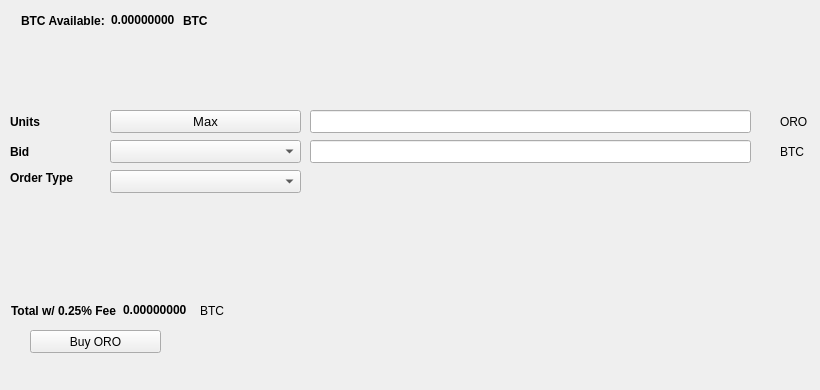
   <widget class="QWidget" name="BuyTab">
    <attribute name="title">
     <string>Buy</string>
    </attribute>
    <widget class="QPushButton" name="BuyORO">
     <property name="geometry">
      <rect>
       <x>30</x>
       <y>330</y>
       <width>131</width>
       <height>23</height>
      </rect>
     </property>
     <property name="text">
      <string>Buy ORO</string>
     </property>
     <property name="icon">
      <iconset resource="../oro.qrc">
       <normaloff>:/icons/bitcoin</normaloff>:/icons/bitcoin</iconset>
     </property>
    </widget>
    <widget class="QLabel" name="label_3">
     <property name="geometry">
      <rect>
       <x>10</x>
       <y>110</y>
       <width>46</width>
       <height>23</height>
      </rect>
     </property>
     <property name="font">
      <font>
       <weight>75</weight>
       <bold>true</bold>
      </font>
     </property>
     <property name="text">
      <string>Units</string>
     </property>
    </widget>
    <widget class="QLineEdit" name="UnitsInput">
     <property name="geometry">
      <rect>
       <x>310</x>
       <y>110</y>
       <width>441</width>
       <height>23</height>
      </rect>
     </property>
     <property name="font">
      <font>
       <pointsize>9</pointsize>
       <weight>75</weight>
       <bold>true</bold>
      </font>
     </property>
    </widget>
    <widget class="QLineEdit" name="BuyBidPriceEdit">
     <property name="geometry">
      <rect>
       <x>310</x>
       <y>140</y>
       <width>441</width>
       <height>23</height>
      </rect>
     </property>
     <property name="font">
      <font>
       <pointsize>9</pointsize>
       <weight>75</weight>
       <bold>true</bold>
      </font>
     </property>
    </widget>
    <widget class="QLabel" name="label_4">
     <property name="geometry">
      <rect>
       <x>780</x>
       <y>110</y>
       <width>31</width>
       <height>23</height>
      </rect>
     </property>
     <property name="text">
      <string>ORO</string>
     </property>
    </widget>
    <widget class="QLabel" name="label_5">
     <property name="geometry">
      <rect>
       <x>780</x>
       <y>140</y>
       <width>31</width>
       <height>23</height>
      </rect>
     </property>
     <property name="text">
      <string>BTC</string>
     </property>
    </widget>
    <widget class="QLabel" name="label_6">
     <property name="geometry">
      <rect>
       <x>10</x>
       <y>140</y>
       <width>46</width>
       <height>23</height>
      </rect>
     </property>
     <property name="font">
      <font>
       <weight>75</weight>
       <bold>true</bold>
      </font>
     </property>
     <property name="text">
      <string>Bid</string>
     </property>
    </widget>
    <widget class="QLabel" name="label_7">
     <property name="geometry">
      <rect>
       <x>10</x>
       <y>170</y>
       <width>91</width>
       <height>16</height>
      </rect>
     </property>
     <property name="font">
      <font>
       <weight>75</weight>
       <bold>true</bold>
      </font>
     </property>
     <property name="text">
      <string>Order Type</string>
     </property>
    </widget>
    <widget class="QPushButton" name="Buy_Max_Amount">
     <property name="geometry">
      <rect>
       <x>110</x>
       <y>110</y>
       <width>191</width>
       <height>23</height>
      </rect>
     </property>
     <property name="font">
      <font>
       <pointsize>10</pointsize>
      </font>
     </property>
     <property name="text">
      <string>Max</string>
     </property>
    </widget>
    <widget class="QComboBox" name="BuyBidcomboBox">
     <property name="geometry">
      <rect>
       <x>110</x>
       <y>140</y>
       <width>191</width>
       <height>23</height>
      </rect>
     </property>
     <property name="font">
      <font>
       <pointsize>10</pointsize>
      </font>
     </property>
    </widget>
    <widget class="QComboBox" name="buyOrdertypeCombo">
     <property name="geometry">
      <rect>
       <x>110</x>
       <y>170</y>
       <width>191</width>
       <height>23</height>
      </rect>
     </property>
     <property name="font">
      <font>
       <pointsize>10</pointsize>
      </font>
     </property>
    </widget>
    <widget class="QWidget" name="layoutWidget1">
     <property name="geometry">
      <rect>
       <x>21</x>
       <y>11</y>
       <width>227</width>
       <height>19</height>
      </rect>
     </property>
     <layout class="QHBoxLayout" name="horizontalLayout_3">
      <item>
       <widget class="QLabel" name="label232">
        <property name="font">
         <font>
          <weight>75</weight>
          <bold>true</bold>
         </font>
        </property>
        <property name="text">
         <string>BTC Available:</string>
        </property>
       </widget>
      </item>
      <item>
       <widget class="QLabel" name="BtcAvailableLbl">
        <property name="palette">
         <palette>
          <active>
           <colorrole role="WindowText">
            <brush brushstyle="SolidPattern">
             <color alpha="255">
              <red>0</red>
              <green>0</green>
              <blue>0</blue>
             </color>
            </brush>
           </colorrole>
           <colorrole role="Button">
            <brush brushstyle="SolidPattern">
             <color alpha="255">
              <red>0</red>
              <green>170</green>
              <blue>0</blue>
             </color>
            </brush>
           </colorrole>
           <colorrole role="Light">
            <brush brushstyle="SolidPattern">
             <color alpha="255">
              <red>0</red>
              <green>255</green>
              <blue>0</blue>
             </color>
            </brush>
           </colorrole>
           <colorrole role="Midlight">
            <brush brushstyle="SolidPattern">
             <color alpha="255">
              <red>0</red>
              <green>212</green>
              <blue>0</blue>
             </color>
            </brush>
           </colorrole>
           <colorrole role="Dark">
            <brush brushstyle="SolidPattern">
             <color alpha="255">
              <red>0</red>
              <green>85</green>
              <blue>0</blue>
             </color>
            </brush>
           </colorrole>
           <colorrole role="Mid">
            <brush brushstyle="SolidPattern">
             <color alpha="255">
              <red>0</red>
              <green>113</green>
              <blue>0</blue>
             </color>
            </brush>
           </colorrole>
           <colorrole role="Text">
            <brush brushstyle="SolidPattern">
             <color alpha="255">
              <red>0</red>
              <green>170</green>
              <blue>0</blue>
             </color>
            </brush>
           </colorrole>
           <colorrole role="BrightText">
            <brush brushstyle="SolidPattern">
             <color alpha="255">
              <red>255</red>
              <green>255</green>
              <blue>255</blue>
             </color>
            </brush>
           </colorrole>
           <colorrole role="ButtonText">
            <brush brushstyle="SolidPattern">
             <color alpha="255">
              <red>0</red>
              <green>0</green>
              <blue>0</blue>
             </color>
            </brush>
           </colorrole>
           <colorrole role="Base">
            <brush brushstyle="SolidPattern">
             <color alpha="255">
              <red>255</red>
              <green>255</green>
              <blue>255</blue>
             </color>
            </brush>
           </colorrole>
           <colorrole role="Window">
            <brush brushstyle="SolidPattern">
             <color alpha="255">
              <red>0</red>
              <green>170</green>
              <blue>0</blue>
             </color>
            </brush>
           </colorrole>
           <colorrole role="Shadow">
            <brush brushstyle="SolidPattern">
             <color alpha="255">
              <red>0</red>
              <green>0</green>
              <blue>0</blue>
             </color>
            </brush>
           </colorrole>
           <colorrole role="AlternateBase">
            <brush brushstyle="SolidPattern">
             <color alpha="255">
              <red>127</red>
              <green>212</green>
              <blue>127</blue>
             </color>
            </brush>
           </colorrole>
           <colorrole role="ToolTipBase">
            <brush brushstyle="SolidPattern">
             <color alpha="255">
              <red>255</red>
              <green>255</green>
              <blue>220</blue>
             </color>
            </brush>
           </colorrole>
           <colorrole role="ToolTipText">
            <brush brushstyle="SolidPattern">
             <color alpha="255">
              <red>0</red>
              <green>0</green>
              <blue>0</blue>
             </color>
            </brush>
           </colorrole>
          </active>
          <inactive>
           <colorrole role="WindowText">
            <brush brushstyle="SolidPattern">
             <color alpha="255">
              <red>0</red>
              <green>0</green>
              <blue>0</blue>
             </color>
            </brush>
           </colorrole>
           <colorrole role="Button">
            <brush brushstyle="SolidPattern">
             <color alpha="255">
              <red>0</red>
              <green>170</green>
              <blue>0</blue>
             </color>
            </brush>
           </colorrole>
           <colorrole role="Light">
            <brush brushstyle="SolidPattern">
             <color alpha="255">
              <red>0</red>
              <green>255</green>
              <blue>0</blue>
             </color>
            </brush>
           </colorrole>
           <colorrole role="Midlight">
            <brush brushstyle="SolidPattern">
             <color alpha="255">
              <red>0</red>
              <green>212</green>
              <blue>0</blue>
             </color>
            </brush>
           </colorrole>
           <colorrole role="Dark">
            <brush brushstyle="SolidPattern">
             <color alpha="255">
              <red>0</red>
              <green>85</green>
              <blue>0</blue>
             </color>
            </brush>
           </colorrole>
           <colorrole role="Mid">
            <brush brushstyle="SolidPattern">
             <color alpha="255">
              <red>0</red>
              <green>113</green>
              <blue>0</blue>
             </color>
            </brush>
           </colorrole>
           <colorrole role="Text">
            <brush brushstyle="SolidPattern">
             <color alpha="255">
              <red>0</red>
              <green>170</green>
              <blue>0</blue>
             </color>
            </brush>
           </colorrole>
           <colorrole role="BrightText">
            <brush brushstyle="SolidPattern">
             <color alpha="255">
              <red>255</red>
              <green>255</green>
              <blue>255</blue>
             </color>
            </brush>
           </colorrole>
           <colorrole role="ButtonText">
            <brush brushstyle="SolidPattern">
             <color alpha="255">
              <red>0</red>
              <green>0</green>
              <blue>0</blue>
             </color>
            </brush>
           </colorrole>
           <colorrole role="Base">
            <brush brushstyle="SolidPattern">
             <color alpha="255">
              <red>255</red>
              <green>255</green>
              <blue>255</blue>
             </color>
            </brush>
           </colorrole>
           <colorrole role="Window">
            <brush brushstyle="SolidPattern">
             <color alpha="255">
              <red>0</red>
              <green>170</green>
              <blue>0</blue>
             </color>
            </brush>
           </colorrole>
           <colorrole role="Shadow">
            <brush brushstyle="SolidPattern">
             <color alpha="255">
              <red>0</red>
              <green>0</green>
              <blue>0</blue>
             </color>
            </brush>
           </colorrole>
           <colorrole role="AlternateBase">
            <brush brushstyle="SolidPattern">
             <color alpha="255">
              <red>127</red>
              <green>212</green>
              <blue>127</blue>
             </color>
            </brush>
           </colorrole>
           <colorrole role="ToolTipBase">
            <brush brushstyle="SolidPattern">
             <color alpha="255">
              <red>255</red>
              <green>255</green>
              <blue>220</blue>
             </color>
            </brush>
           </colorrole>
           <colorrole role="ToolTipText">
            <brush brushstyle="SolidPattern">
             <color alpha="255">
              <red>0</red>
              <green>0</green>
              <blue>0</blue>
             </color>
            </brush>
           </colorrole>
          </inactive>
          <disabled>
           <colorrole role="WindowText">
            <brush brushstyle="SolidPattern">
             <color alpha="255">
              <red>0</red>
              <green>85</green>
              <blue>0</blue>
             </color>
            </brush>
           </colorrole>
           <colorrole role="Button">
            <brush brushstyle="SolidPattern">
             <color alpha="255">
              <red>0</red>
              <green>170</green>
              <blue>0</blue>
             </color>
            </brush>
           </colorrole>
           <colorrole role="Light">
            <brush brushstyle="SolidPattern">
             <color alpha="255">
              <red>0</red>
              <green>255</green>
              <blue>0</blue>
             </color>
            </brush>
           </colorrole>
           <colorrole role="Midlight">
            <brush brushstyle="SolidPattern">
             <color alpha="255">
              <red>0</red>
              <green>212</green>
              <blue>0</blue>
             </color>
            </brush>
           </colorrole>
           <colorrole role="Dark">
            <brush brushstyle="SolidPattern">
             <color alpha="255">
              <red>0</red>
              <green>85</green>
              <blue>0</blue>
             </color>
            </brush>
           </colorrole>
           <colorrole role="Mid">
            <brush brushstyle="SolidPattern">
             <color alpha="255">
              <red>0</red>
              <green>113</green>
              <blue>0</blue>
             </color>
            </brush>
           </colorrole>
           <colorrole role="Text">
            <brush brushstyle="SolidPattern">
             <color alpha="255">
              <red>0</red>
              <green>85</green>
              <blue>0</blue>
             </color>
            </brush>
           </colorrole>
           <colorrole role="BrightText">
            <brush brushstyle="SolidPattern">
             <color alpha="255">
              <red>255</red>
              <green>255</green>
              <blue>255</blue>
             </color>
            </brush>
           </colorrole>
           <colorrole role="ButtonText">
            <brush brushstyle="SolidPattern">
             <color alpha="255">
              <red>0</red>
              <green>85</green>
              <blue>0</blue>
             </color>
            </brush>
           </colorrole>
           <colorrole role="Base">
            <brush brushstyle="SolidPattern">
             <color alpha="255">
              <red>0</red>
              <green>170</green>
              <blue>0</blue>
             </color>
            </brush>
           </colorrole>
           <colorrole role="Window">
            <brush brushstyle="SolidPattern">
             <color alpha="255">
              <red>0</red>
              <green>170</green>
              <blue>0</blue>
             </color>
            </brush>
           </colorrole>
           <colorrole role="Shadow">
            <brush brushstyle="SolidPattern">
             <color alpha="255">
              <red>0</red>
              <green>0</green>
              <blue>0</blue>
             </color>
            </brush>
           </colorrole>
           <colorrole role="AlternateBase">
            <brush brushstyle="SolidPattern">
             <color alpha="255">
              <red>0</red>
              <green>170</green>
              <blue>0</blue>
             </color>
            </brush>
           </colorrole>
           <colorrole role="ToolTipBase">
            <brush brushstyle="SolidPattern">
             <color alpha="255">
              <red>255</red>
              <green>255</green>
              <blue>220</blue>
             </color>
            </brush>
           </colorrole>
           <colorrole role="ToolTipText">
            <brush brushstyle="SolidPattern">
             <color alpha="255">
              <red>0</red>
              <green>0</green>
              <blue>0</blue>
             </color>
            </brush>
           </colorrole>
          </disabled>
         </palette>
        </property>
        <property name="font">
         <font>
          <weight>75</weight>
          <bold>true</bold>
         </font>
        </property>
        <property name="text">
         <string>0.00000000</string>
        </property>
        <property name="textInteractionFlags">
         <set>Qt::LinksAccessibleByMouse|Qt::TextSelectableByKeyboard|Qt::TextSelectableByMouse</set>
        </property>
       </widget>
      </item>
      <item>
       <widget class="QLabel" name="BtcAvailableLbl_2">
        <property name="font">
         <font>
          <weight>75</weight>
          <bold>true</bold>
         </font>
        </property>
        <property name="text">
         <string>BTC</string>
        </property>
       </widget>
      </item>
     </layout>
    </widget>
    <widget class="QWidget" name="layoutWidge2">
     <property name="geometry">
      <rect>
       <x>11</x>
       <y>301</y>
       <width>259</width>
       <height>19</height>
      </rect>
     </property>
     <layout class="QHBoxLayout" name="horizontalLayout_4">
      <item>
       <widget class="QLabel" name="label_9">
        <property name="font">
         <font>
          <weight>75</weight>
          <bold>true</bold>
         </font>
        </property>
        <property name="text">
         <string>Total w/ 0.25% Fee</string>
        </property>
       </widget>
      </item>
      <item>
       <widget class="QLabel" name="BuyCostLabel">
        <property name="palette">
         <palette>
          <active>
           <colorrole role="WindowText">
            <brush brushstyle="SolidPattern">
             <color alpha="255">
              <red>0</red>
              <green>0</green>
              <blue>0</blue>
             </color>
            </brush>
           </colorrole>
           <colorrole role="Button">
            <brush brushstyle="SolidPattern">
             <color alpha="255">
              <red>0</red>
              <green>170</green>
              <blue>0</blue>
             </color>
            </brush>
           </colorrole>
           <colorrole role="Light">
            <brush brushstyle="SolidPattern">
             <color alpha="255">
              <red>0</red>
              <green>255</green>
              <blue>0</blue>
             </color>
            </brush>
           </colorrole>
           <colorrole role="Midlight">
            <brush brushstyle="SolidPattern">
             <color alpha="255">
              <red>0</red>
              <green>212</green>
              <blue>0</blue>
             </color>
            </brush>
           </colorrole>
           <colorrole role="Dark">
            <brush brushstyle="SolidPattern">
             <color alpha="255">
              <red>0</red>
              <green>85</green>
              <blue>0</blue>
             </color>
            </brush>
           </colorrole>
           <colorrole role="Mid">
            <brush brushstyle="SolidPattern">
             <color alpha="255">
              <red>0</red>
              <green>113</green>
              <blue>0</blue>
             </color>
            </brush>
           </colorrole>
           <colorrole role="Text">
            <brush brushstyle="SolidPattern">
             <color alpha="255">
              <red>0</red>
              <green>170</green>
              <blue>0</blue>
             </color>
            </brush>
           </colorrole>
           <colorrole role="BrightText">
            <brush brushstyle="SolidPattern">
             <color alpha="255">
              <red>255</red>
              <green>255</green>
              <blue>255</blue>
             </color>
            </brush>
           </colorrole>
           <colorrole role="ButtonText">
            <brush brushstyle="SolidPattern">
             <color alpha="255">
              <red>0</red>
              <green>0</green>
              <blue>0</blue>
             </color>
            </brush>
           </colorrole>
           <colorrole role="Base">
            <brush brushstyle="SolidPattern">
             <color alpha="255">
              <red>255</red>
              <green>255</green>
              <blue>255</blue>
             </color>
            </brush>
           </colorrole>
           <colorrole role="Window">
            <brush brushstyle="SolidPattern">
             <color alpha="255">
              <red>0</red>
              <green>170</green>
              <blue>0</blue>
             </color>
            </brush>
           </colorrole>
           <colorrole role="Shadow">
            <brush brushstyle="SolidPattern">
             <color alpha="255">
              <red>0</red>
              <green>0</green>
              <blue>0</blue>
             </color>
            </brush>
           </colorrole>
           <colorrole role="AlternateBase">
            <brush brushstyle="SolidPattern">
             <color alpha="255">
              <red>127</red>
              <green>212</green>
              <blue>127</blue>
             </color>
            </brush>
           </colorrole>
           <colorrole role="ToolTipBase">
            <brush brushstyle="SolidPattern">
             <color alpha="255">
              <red>255</red>
              <green>255</green>
              <blue>220</blue>
             </color>
            </brush>
           </colorrole>
           <colorrole role="ToolTipText">
            <brush brushstyle="SolidPattern">
             <color alpha="255">
              <red>0</red>
              <green>0</green>
              <blue>0</blue>
             </color>
            </brush>
           </colorrole>
          </active>
          <inactive>
           <colorrole role="WindowText">
            <brush brushstyle="SolidPattern">
             <color alpha="255">
              <red>0</red>
              <green>0</green>
              <blue>0</blue>
             </color>
            </brush>
           </colorrole>
           <colorrole role="Button">
            <brush brushstyle="SolidPattern">
             <color alpha="255">
              <red>0</red>
              <green>170</green>
              <blue>0</blue>
             </color>
            </brush>
           </colorrole>
           <colorrole role="Light">
            <brush brushstyle="SolidPattern">
             <color alpha="255">
              <red>0</red>
              <green>255</green>
              <blue>0</blue>
             </color>
            </brush>
           </colorrole>
           <colorrole role="Midlight">
            <brush brushstyle="SolidPattern">
             <color alpha="255">
              <red>0</red>
              <green>212</green>
              <blue>0</blue>
             </color>
            </brush>
           </colorrole>
           <colorrole role="Dark">
            <brush brushstyle="SolidPattern">
             <color alpha="255">
              <red>0</red>
              <green>85</green>
              <blue>0</blue>
             </color>
            </brush>
           </colorrole>
           <colorrole role="Mid">
            <brush brushstyle="SolidPattern">
             <color alpha="255">
              <red>0</red>
              <green>113</green>
              <blue>0</blue>
             </color>
            </brush>
           </colorrole>
           <colorrole role="Text">
            <brush brushstyle="SolidPattern">
             <color alpha="255">
              <red>0</red>
              <green>170</green>
              <blue>0</blue>
             </color>
            </brush>
           </colorrole>
           <colorrole role="BrightText">
            <brush brushstyle="SolidPattern">
             <color alpha="255">
              <red>255</red>
              <green>255</green>
              <blue>255</blue>
             </color>
            </brush>
           </colorrole>
           <colorrole role="ButtonText">
            <brush brushstyle="SolidPattern">
             <color alpha="255">
              <red>0</red>
              <green>0</green>
              <blue>0</blue>
             </color>
            </brush>
           </colorrole>
           <colorrole role="Base">
            <brush brushstyle="SolidPattern">
             <color alpha="255">
              <red>255</red>
              <green>255</green>
              <blue>255</blue>
             </color>
            </brush>
           </colorrole>
           <colorrole role="Window">
            <brush brushstyle="SolidPattern">
             <color alpha="255">
              <red>0</red>
              <green>170</green>
              <blue>0</blue>
             </color>
            </brush>
           </colorrole>
           <colorrole role="Shadow">
            <brush brushstyle="SolidPattern">
             <color alpha="255">
              <red>0</red>
              <green>0</green>
              <blue>0</blue>
             </color>
            </brush>
           </colorrole>
           <colorrole role="AlternateBase">
            <brush brushstyle="SolidPattern">
             <color alpha="255">
              <red>127</red>
              <green>212</green>
              <blue>127</blue>
             </color>
            </brush>
           </colorrole>
           <colorrole role="ToolTipBase">
            <brush brushstyle="SolidPattern">
             <color alpha="255">
              <red>255</red>
              <green>255</green>
              <blue>220</blue>
             </color>
            </brush>
           </colorrole>
           <colorrole role="ToolTipText">
            <brush brushstyle="SolidPattern">
             <color alpha="255">
              <red>0</red>
              <green>0</green>
              <blue>0</blue>
             </color>
            </brush>
           </colorrole>
          </inactive>
          <disabled>
           <colorrole role="WindowText">
            <brush brushstyle="SolidPattern">
             <color alpha="255">
              <red>0</red>
              <green>85</green>
              <blue>0</blue>
             </color>
            </brush>
           </colorrole>
           <colorrole role="Button">
            <brush brushstyle="SolidPattern">
             <color alpha="255">
              <red>0</red>
              <green>170</green>
              <blue>0</blue>
             </color>
            </brush>
           </colorrole>
           <colorrole role="Light">
            <brush brushstyle="SolidPattern">
             <color alpha="255">
              <red>0</red>
              <green>255</green>
              <blue>0</blue>
             </color>
            </brush>
           </colorrole>
           <colorrole role="Midlight">
            <brush brushstyle="SolidPattern">
             <color alpha="255">
              <red>0</red>
              <green>212</green>
              <blue>0</blue>
             </color>
            </brush>
           </colorrole>
           <colorrole role="Dark">
            <brush brushstyle="SolidPattern">
             <color alpha="255">
              <red>0</red>
              <green>85</green>
              <blue>0</blue>
             </color>
            </brush>
           </colorrole>
           <colorrole role="Mid">
            <brush brushstyle="SolidPattern">
             <color alpha="255">
              <red>0</red>
              <green>113</green>
              <blue>0</blue>
             </color>
            </brush>
           </colorrole>
           <colorrole role="Text">
            <brush brushstyle="SolidPattern">
             <color alpha="255">
              <red>0</red>
              <green>85</green>
              <blue>0</blue>
             </color>
            </brush>
           </colorrole>
           <colorrole role="BrightText">
            <brush brushstyle="SolidPattern">
             <color alpha="255">
              <red>255</red>
              <green>255</green>
              <blue>255</blue>
             </color>
            </brush>
           </colorrole>
           <colorrole role="ButtonText">
            <brush brushstyle="SolidPattern">
             <color alpha="255">
              <red>0</red>
              <green>85</green>
              <blue>0</blue>
             </color>
            </brush>
           </colorrole>
           <colorrole role="Base">
            <brush brushstyle="SolidPattern">
             <color alpha="255">
              <red>0</red>
              <green>170</green>
              <blue>0</blue>
             </color>
            </brush>
           </colorrole>
           <colorrole role="Window">
            <brush brushstyle="SolidPattern">
             <color alpha="255">
              <red>0</red>
              <green>170</green>
              <blue>0</blue>
             </color>
            </brush>
           </colorrole>
           <colorrole role="Shadow">
            <brush brushstyle="SolidPattern">
             <color alpha="255">
              <red>0</red>
              <green>0</green>
              <blue>0</blue>
             </color>
            </brush>
           </colorrole>
           <colorrole role="AlternateBase">
            <brush brushstyle="SolidPattern">
             <color alpha="255">
              <red>0</red>
              <green>170</green>
              <blue>0</blue>
             </color>
            </brush>
           </colorrole>
           <colorrole role="ToolTipBase">
            <brush brushstyle="SolidPattern">
             <color alpha="255">
              <red>255</red>
              <green>255</green>
              <blue>220</blue>
             </color>
            </brush>
           </colorrole>
           <colorrole role="ToolTipText">
            <brush brushstyle="SolidPattern">
             <color alpha="255">
              <red>0</red>
              <green>0</green>
              <blue>0</blue>
             </color>
            </brush>
           </colorrole>
          </disabled>
         </palette>
        </property>
        <property name="font">
         <font>
          <weight>75</weight>
          <bold>true</bold>
         </font>
        </property>
        <property name="autoFillBackground">
         <bool>false</bool>
        </property>
        <property name="text">
         <string>0.00000000</string>
        </property>
        <property name="textInteractionFlags">
         <set>Qt::LinksAccessibleByMouse|Qt::TextSelectableByMouse</set>
        </property>
       </widget>
      </item>
      <item>
       <widget class="QLabel" name="label_10">
        <property name="font">
         <font>
          <weight>50</weight>
          <bold>false</bold>
         </font>
        </property>
        <property name="text">
         <string>BTC</string>
        </property>
       </widget>
      </item>
     </layout>
    </widget>
    <widget class="QLabel" name="label_24">
     <property name="geometry">
      <rect>
       <x>460</x>
       <y>300</y>
       <width>281</width>
       <height>81</height>
      </rect>
     </property>
     <property name="text">
      <string/>
     </property>
     <property name="pixmap">
      <pixmap>:/images/bittrex</pixmap>
     </property>
    </widget>
   </widget>
